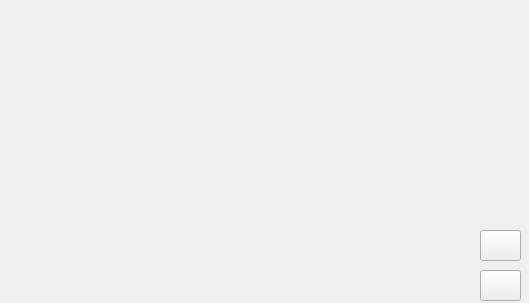
      <widget class="QWidget" name="seite_05">
       <property name="geometry">
        <rect>
         <x>0</x>
         <y>0</y>
         <width>529</width>
         <height>303</height>
        </rect>
       </property>
       <attribute name="label">
        <string>Emissionsreduktion</string>
       </attribute>
       <widget class="QLabel" name="label_38">
        <property name="geometry">
         <rect>
          <x>0</x>
          <y>0</y>
          <width>531</width>
          <height>301</height>
         </rect>
        </property>
        <property name="sizePolicy">
         <sizepolicy hsizetype="Minimum" vsizetype="Minimum">
          <horstretch>1</horstretch>
          <verstretch>1</verstretch>
         </sizepolicy>
        </property>
        <property name="frameShape">
         <enum>QFrame::NoFrame</enum>
        </property>
        <property name="text">
         <string/>
        </property>
        <property name="scaledContents">
         <bool>false</bool>
        </property>
        <property name="alignment">
         <set>Qt::AlignCenter</set>
        </property>
       </widget>
       <widget class="QPushButton" name="pushButton_10">
        <property name="geometry">
         <rect>
          <x>480</x>
          <y>270</y>
          <width>41</width>
          <height>31</height>
         </rect>
        </property>
        <property name="text">
         <string/>
        </property>
       </widget>
       <widget class="QPushButton" name="pushButton_12">
        <property name="geometry">
         <rect>
          <x>480</x>
          <y>230</y>
          <width>41</width>
          <height>31</height>
         </rect>
        </property>
        <property name="text">
         <string/>
        </property>
       </widget>
      </widget>
